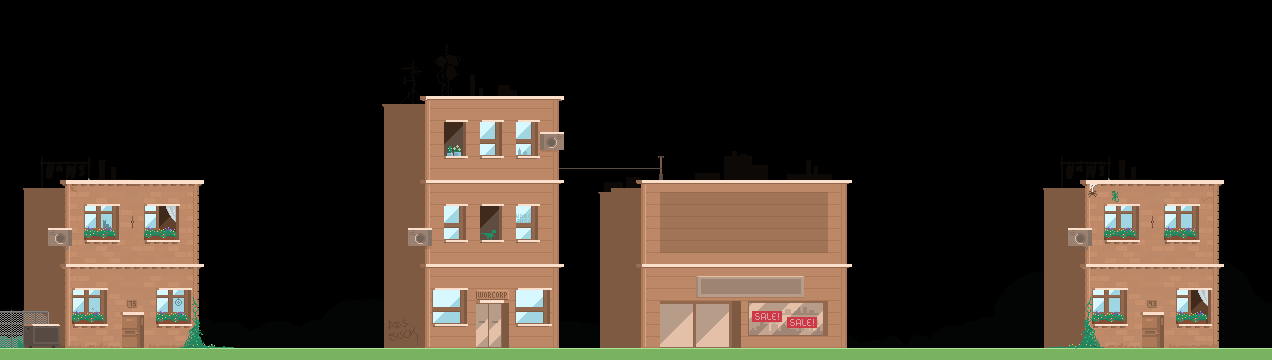

A 2D game scene composited from a Tiled map and its tileset images. What follows is a short description and the map's XML, with every tile layer's data as written:
An orthogonal 106x30 tile map with 12x12 px tiles, 1 tile layer (groundLayer), 1 image layer.

<map version="1.0" tiledversion="1.0.3" orientation="orthogonal" renderorder="right-down" width="106" height="30" tilewidth="12" tileheight="12" nextobjectid="1">
 <tileset firstgid="1" name="groundTile" tilewidth="12" tileheight="12" tilecount="1" columns="1">
  <image source="../images/tiles/ground.png" trans="22ff29" width="12" height="12" />
 </tileset>
 <imagelayer name="bgLayer">
  <image source="../images/bg.png" width="1284" height="360" />
 </imagelayer>
 <layer name="groundLayer" width="106" height="30">
  <data encoding="csv">
0,0,0,0,0,0,0,0,0,0,0,0,0,0,0,0,0,0,0,0,0,0,0,0,0,0,0,0,0,0,0,0,0,0,0,0,0,0,0,0,0,0,0,0,0,0,0,0,0,0,0,0,0,0,0,0,0,0,0,0,0,0,0,0,0,0,0,0,0,0,0,0,0,0,0,0,0,0,0,0,0,0,0,0,0,0,0,0,0,0,0,0,0,0,0,0,0,0,0,0,0,0,0,0,0,0,
0,0,0,0,0,0,0,0,0,0,0,0,0,0,0,0,0,0,0,0,0,0,0,0,0,0,0,0,0,0,0,0,0,0,0,0,0,0,0,0,0,0,0,0,0,0,0,0,0,0,0,0,0,0,0,0,0,0,0,0,0,0,0,0,0,0,0,0,0,0,0,0,0,0,0,0,0,0,0,0,0,0,0,0,0,0,0,0,0,0,0,0,0,0,0,0,0,0,0,0,0,0,0,0,0,0,
0,0,0,0,0,0,0,0,0,0,0,0,0,0,0,0,0,0,0,0,0,0,0,0,0,0,0,0,0,0,0,0,0,0,0,0,0,0,0,0,0,0,0,0,0,0,0,0,0,0,0,0,0,0,0,0,0,0,0,0,0,0,0,0,0,0,0,0,0,0,0,0,0,0,0,0,0,0,0,0,0,0,0,0,0,0,0,0,0,0,0,0,0,0,0,0,0,0,0,0,0,0,0,0,0,0,
0,0,0,0,0,0,0,0,0,0,0,0,0,0,0,0,0,0,0,0,0,0,0,0,0,0,0,0,0,0,0,0,0,0,0,0,0,0,0,0,0,0,0,0,0,0,0,0,0,0,0,0,0,0,0,0,0,0,0,0,0,0,0,0,0,0,0,0,0,0,0,0,0,0,0,0,0,0,0,0,0,0,0,0,0,0,0,0,0,0,0,0,0,0,0,0,0,0,0,0,0,0,0,0,0,0,
0,0,0,0,0,0,0,0,0,0,0,0,0,0,0,0,0,0,0,0,0,0,0,0,0,0,0,0,0,0,0,0,0,0,0,0,0,0,0,0,0,0,0,0,0,0,0,0,0,0,0,0,0,0,0,0,0,0,0,0,0,0,0,0,0,0,0,0,0,0,0,0,0,0,0,0,0,0,0,0,0,0,0,0,0,0,0,0,0,0,0,0,0,0,0,0,0,0,0,0,0,0,0,0,0,0,
0,0,0,0,0,0,0,0,0,0,0,0,0,0,0,0,0,0,0,0,0,0,0,0,0,0,0,0,0,0,0,0,0,0,0,0,0,0,0,0,0,0,0,0,0,0,0,0,0,0,0,0,0,0,0,0,0,0,0,0,0,0,0,0,0,0,0,0,0,0,0,0,0,0,0,0,0,0,0,0,0,0,0,0,0,0,0,0,0,0,0,0,0,0,0,0,0,0,0,0,0,0,0,0,0,0,
0,0,0,0,0,0,0,0,0,0,0,0,0,0,0,0,0,0,0,0,0,0,0,0,0,0,0,0,0,0,0,0,0,0,0,0,0,0,0,0,0,0,0,0,0,0,0,0,0,0,0,0,0,0,0,0,0,0,0,0,0,0,0,0,0,0,0,0,0,0,0,0,0,0,0,0,0,0,0,0,0,0,0,0,0,0,0,0,0,0,0,0,0,0,0,0,0,0,0,0,0,0,0,0,0,0,
0,0,0,0,0,0,0,0,0,0,0,0,0,0,0,0,0,0,0,0,0,0,0,0,0,0,0,0,0,0,0,0,0,0,0,0,0,0,0,0,0,0,0,0,0,0,0,0,0,0,0,0,0,0,0,0,0,0,0,0,0,0,0,0,0,0,0,0,0,0,0,0,0,0,0,0,0,0,0,0,0,0,0,0,0,0,0,0,0,0,0,0,0,0,0,0,0,0,0,0,0,0,0,0,0,0,
0,0,0,0,0,0,0,0,0,0,0,0,0,0,0,0,0,0,0,0,0,0,0,0,0,0,0,0,0,0,0,0,0,0,0,0,0,0,0,0,0,0,0,0,0,0,0,0,0,0,0,0,0,0,0,0,0,0,0,0,0,0,0,0,0,0,0,0,0,0,0,0,0,0,0,0,0,0,0,0,0,0,0,0,0,0,0,0,0,0,0,0,0,0,0,0,0,0,0,0,0,0,0,0,0,0,
0,0,0,0,0,0,0,0,0,0,0,0,0,0,0,0,0,0,0,0,0,0,0,0,0,0,0,0,0,0,0,0,0,0,0,0,0,0,0,0,0,0,0,0,0,0,0,0,0,0,0,0,0,0,0,0,0,0,0,0,0,0,0,0,0,0,0,0,0,0,0,0,0,0,0,0,0,0,0,0,0,0,0,0,0,0,0,0,0,0,0,0,0,0,0,0,0,0,0,0,0,0,0,0,0,0,
0,0,0,0,0,0,0,0,0,0,0,0,0,0,0,0,0,0,0,0,0,0,0,0,0,0,0,0,0,0,0,0,0,0,0,0,0,0,0,0,0,0,0,0,0,0,0,0,0,0,0,0,0,0,0,0,0,0,0,0,0,0,0,0,0,0,0,0,0,0,0,0,0,0,0,0,0,0,0,0,0,0,0,0,0,0,0,0,0,0,0,0,0,0,0,0,0,0,0,0,0,0,0,0,0,0,
0,0,0,0,0,0,0,0,0,0,0,0,0,0,0,0,0,0,0,0,0,0,0,0,0,0,0,0,0,0,0,0,0,0,0,0,0,0,0,0,0,0,0,0,0,0,0,0,0,0,0,0,0,0,0,0,0,0,0,0,0,0,0,0,0,0,0,0,0,0,0,0,0,0,0,0,0,0,0,0,0,0,0,0,0,0,0,0,0,0,0,0,0,0,0,0,0,0,0,0,0,0,0,0,0,0,
0,0,0,0,0,0,0,0,0,0,0,0,0,0,0,0,0,0,0,0,0,0,0,0,0,0,0,0,0,0,0,0,0,0,0,0,0,0,0,0,0,0,0,0,0,0,0,0,0,0,0,0,0,0,0,0,0,0,0,0,0,0,0,0,0,0,0,0,0,0,0,0,0,0,0,0,0,0,0,0,0,0,0,0,0,0,0,0,0,0,0,0,0,0,0,0,0,0,0,0,0,0,0,0,0,0,
0,0,0,0,0,0,0,0,0,0,0,0,0,0,0,0,0,0,0,0,0,0,0,0,0,0,0,0,0,0,0,0,0,0,0,0,0,0,0,0,0,0,0,0,0,0,0,0,0,0,0,0,0,0,0,0,0,0,0,0,0,0,0,0,0,0,0,0,0,0,0,0,0,0,0,0,0,0,0,0,0,0,0,0,0,0,0,0,0,0,0,0,0,0,0,0,0,0,0,0,0,0,0,0,0,0,
0,0,0,0,0,0,0,0,0,0,0,0,0,0,0,0,0,0,0,0,0,0,0,0,0,0,0,0,0,0,0,0,0,0,0,0,0,0,0,0,0,0,0,0,0,0,0,0,0,0,0,0,0,0,0,0,0,0,0,0,0,0,0,0,0,0,0,0,0,0,0,0,0,0,0,0,0,0,0,0,0,0,0,0,0,0,0,0,0,0,0,0,0,0,0,0,0,0,0,0,0,0,0,0,0,0,
0,0,0,0,0,0,0,0,0,0,0,0,0,0,0,0,0,0,0,0,0,0,0,0,0,0,0,0,0,0,0,0,0,0,0,0,0,0,0,0,0,0,0,0,0,0,0,0,0,0,0,0,0,0,0,0,0,0,0,0,0,0,0,0,0,0,0,0,0,0,0,0,0,0,0,0,0,0,0,0,0,0,0,0,0,0,0,0,0,0,0,0,0,0,0,0,0,0,0,0,0,0,0,0,0,0,
0,0,0,0,0,0,0,0,0,0,0,0,0,0,0,0,0,0,0,0,0,0,0,0,0,0,0,0,0,0,0,0,0,0,0,0,0,0,0,0,0,0,0,0,0,0,0,0,0,0,0,0,0,0,0,0,0,0,0,0,0,0,0,0,0,0,0,0,0,0,0,0,0,0,0,0,0,0,0,0,0,0,0,0,0,0,0,0,0,0,0,0,0,0,0,0,0,0,0,0,0,0,0,0,0,0,
0,0,0,0,0,0,0,0,0,0,0,0,0,0,0,0,0,0,0,0,0,0,0,0,0,0,0,0,0,0,0,0,0,0,0,0,0,0,0,0,0,0,0,0,0,0,0,0,0,0,0,0,0,0,0,0,0,0,0,0,0,0,0,0,0,0,0,0,0,0,0,0,0,0,0,0,0,0,0,0,0,0,0,0,0,0,0,0,0,0,0,0,0,0,0,0,0,0,0,0,0,0,0,0,0,0,
0,0,0,0,0,0,0,0,0,0,0,0,0,0,0,0,0,0,0,0,0,0,0,0,0,0,0,0,0,0,0,0,0,0,0,0,0,0,0,0,0,0,0,0,0,0,0,0,0,0,0,0,0,0,0,0,0,0,0,0,0,0,0,0,0,0,0,0,0,0,0,0,0,0,0,0,0,0,0,0,0,0,0,0,0,0,0,0,0,0,0,0,0,0,0,0,0,0,0,0,0,0,0,0,0,0,
0,0,0,0,0,0,0,0,0,0,0,0,0,0,0,0,0,0,0,0,0,0,0,0,0,0,0,0,0,0,0,0,0,0,0,0,0,0,0,0,0,0,0,0,0,0,0,0,0,0,0,0,0,0,0,0,0,0,0,0,0,0,0,0,0,0,0,0,0,0,0,0,0,0,0,0,0,0,0,0,0,0,0,0,0,0,0,0,0,0,0,0,0,0,0,0,0,0,0,0,0,0,0,0,0,0,
0,0,0,0,0,0,0,0,0,0,0,0,0,0,0,0,0,0,0,0,0,0,0,0,0,0,0,0,0,0,0,0,0,0,0,0,0,0,0,0,0,0,0,0,0,0,0,0,0,0,0,0,0,0,0,0,0,0,0,0,0,0,0,0,0,0,0,0,0,0,0,0,0,0,0,0,0,0,0,0,0,0,0,0,0,0,0,0,0,0,0,0,0,0,0,0,0,0,0,0,0,0,0,0,0,0,
0,0,0,0,0,0,0,0,0,0,0,0,0,0,0,0,0,0,0,0,0,0,0,0,0,0,0,0,0,0,0,0,0,0,0,0,0,0,0,0,0,0,0,0,0,0,0,0,0,0,0,0,0,0,0,0,0,0,0,0,0,0,0,0,0,0,0,0,0,0,0,0,0,0,0,0,0,0,0,0,0,0,0,0,0,0,0,0,0,0,0,0,0,0,0,0,0,0,0,0,0,0,0,0,0,0,
0,0,0,0,0,0,0,0,0,0,0,0,0,0,0,0,0,0,0,0,0,0,0,0,0,0,0,0,0,0,0,0,0,0,0,0,0,0,0,0,0,0,0,0,0,0,0,0,0,0,0,0,0,0,0,0,0,0,0,0,0,0,0,0,0,0,0,0,0,0,0,0,0,0,0,0,0,0,0,0,0,0,0,0,0,0,0,0,0,0,0,0,0,0,0,0,0,0,0,0,0,0,0,0,0,0,
0,0,0,0,0,0,0,0,0,0,0,0,0,0,0,0,0,0,0,0,0,0,0,0,0,0,0,0,0,0,0,0,0,0,0,0,0,0,0,0,0,0,0,0,0,0,0,0,0,0,0,0,0,0,0,0,0,0,0,0,0,0,0,0,0,0,0,0,0,0,0,0,0,0,0,0,0,0,0,0,0,0,0,0,0,0,0,0,0,0,0,0,0,0,0,0,0,0,0,0,0,0,0,0,0,0,
0,0,0,0,0,0,0,0,0,0,0,0,0,0,0,0,0,0,0,0,0,0,0,0,0,0,0,0,0,0,0,0,0,0,0,0,0,0,0,0,0,0,0,0,0,0,0,0,0,0,0,0,0,0,0,0,0,0,0,0,0,0,0,0,0,0,0,0,0,0,0,0,0,0,0,0,0,0,0,0,0,0,0,0,0,0,0,0,0,0,0,0,0,0,0,0,0,0,0,0,0,0,0,0,0,0,
0,0,0,0,0,0,0,0,0,0,0,0,0,0,0,0,0,0,0,0,0,0,0,0,0,0,0,0,0,0,0,0,0,0,0,0,0,0,0,0,0,0,0,0,0,0,0,0,0,0,0,0,0,0,0,0,0,0,0,0,0,0,0,0,0,0,0,0,0,0,0,0,0,0,0,0,0,0,0,0,0,0,0,0,0,0,0,0,0,0,0,0,0,0,0,0,0,0,0,0,0,0,0,0,0,0,
0,0,0,0,0,0,0,0,0,0,0,0,0,0,0,0,0,0,0,0,0,0,0,0,0,0,0,0,0,0,0,0,0,0,0,0,0,0,0,0,0,0,0,0,0,0,0,0,0,0,0,0,0,0,0,0,0,0,0,0,0,0,0,0,0,0,0,0,0,0,0,0,0,0,0,0,0,0,0,0,0,0,0,0,0,0,0,0,0,0,0,0,0,0,0,0,0,0,0,0,0,0,0,0,0,0,
0,0,0,0,0,0,0,0,0,0,0,0,0,0,0,0,0,0,0,0,0,0,0,0,0,0,0,0,0,0,0,0,0,0,0,0,0,0,0,0,0,0,0,0,0,0,0,0,0,0,0,0,0,0,0,0,0,0,0,0,0,0,0,0,0,0,0,0,0,0,0,0,0,0,0,0,0,0,0,0,0,0,0,0,0,0,0,0,0,0,0,0,0,0,0,0,0,0,0,0,0,0,0,0,0,0,
0,0,0,0,0,0,0,0,0,0,0,0,0,0,0,0,0,0,0,0,0,0,0,0,0,0,0,0,0,0,0,0,0,0,0,0,0,0,0,0,0,0,0,0,0,0,0,0,0,0,0,0,0,0,0,0,0,0,0,0,0,0,0,0,0,0,0,0,0,0,0,0,0,0,0,0,0,0,0,0,0,0,0,0,0,0,0,0,0,0,0,0,0,0,0,0,0,0,0,0,0,0,0,0,0,0,
1,1,1,1,1,1,1,1,1,1,1,1,1,1,1,1,1,1,1,1,1,1,1,1,1,1,1,1,1,1,1,1,1,1,1,1,1,1,1,1,1,1,1,1,1,1,1,1,1,1,1,1,1,1,1,1,1,1,1,1,1,1,1,1,1,1,1,1,1,1,1,1,1,1,1,1,1,1,1,1,1,1,1,1,1,1,1,1,1,1,1,1,1,1,1,1,1,1,1,1,1,1,1,1,1,1
</data>
 </layer>
</map>
